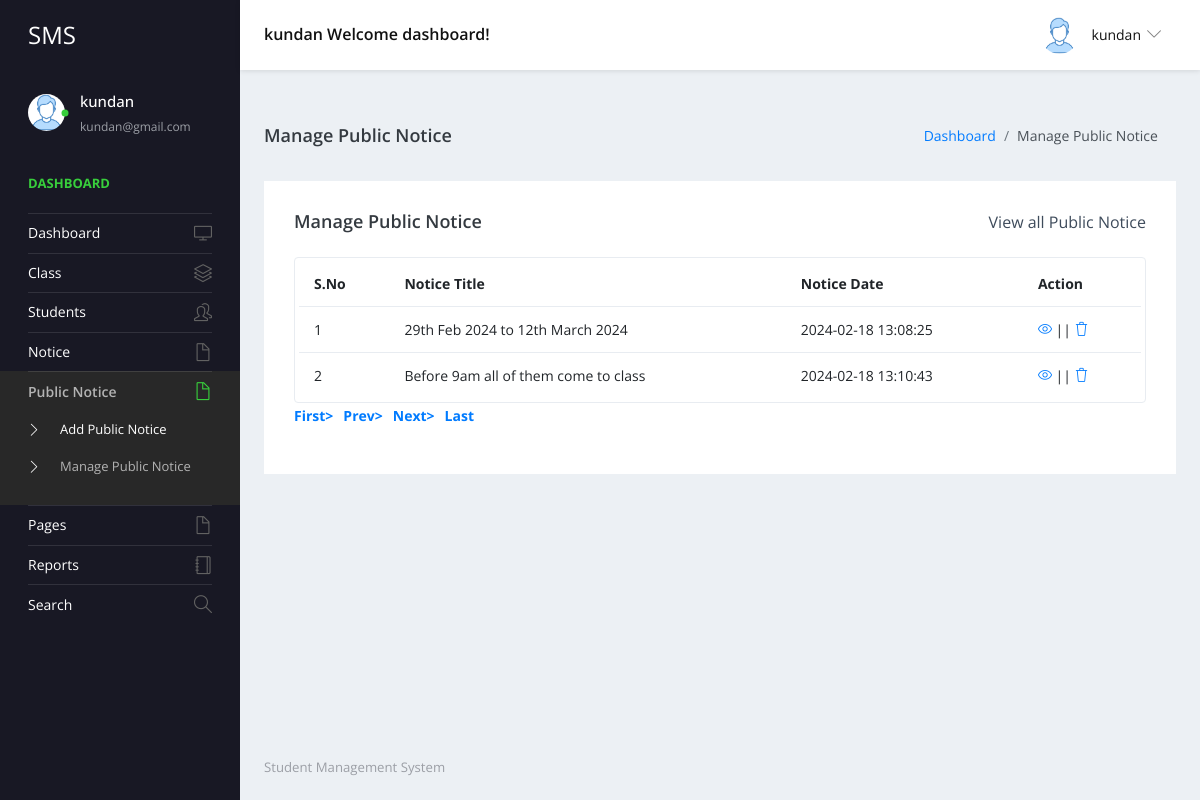
Screenshot of /studentms/admin/manage-public-notice.php (signed in) with the database file from the repository.
### tables this page shows
CREATE TABLE `tblpublicnotice` (
  `ID` int(5) NOT NULL,
  `NoticeTitle` varchar(200) DEFAULT NULL,
  `NoticeMessage` mediumtext DEFAULT NULL,
  `CreationDate` timestamp NULL DEFAULT current_timestamp()
);

### studentms/admin/manage-public-notice.php (the view, shortened to what this page needs)
<?php
include('includes/dbconnection.php');
if (strlen($_SESSION['sturecmsaid']==0)) {
  header('location:logout.php');
  } else{
?>
<!DOCTYPE html>
<html lang="en">
  <head>
    <link rel="stylesheet" href="vendors/simple-line-icons/css/simple-line-icons.css">
    <link rel="stylesheet" href="vendors/flag-icon-css/css/flag-icon.min.css">
    <link rel="stylesheet" href="vendors/css/vendor.bundle.base.css">
    <link rel="stylesheet" href="./vendors/daterangepicker/daterangepicker.css">
    <link rel="stylesheet" href="./vendors/chartist/chartist.min.css">
    <link rel="stylesheet" href="./css/style.css">
  </head>
  <body>
    <div class="container-scroller">
     <?php include_once('includes/header.php');?>
      <div class="container-fluid page-body-wrapper">
        <?php include_once('includes/sidebar.php');?>
        <div class="main-panel">
          <div class="content-wrapper">
             <div class="page-header">
              <h3 class="page-title"> Manage Public Notice </h3>
              <nav aria-label="breadcrumb">
                <ol class="breadcrumb">
                  <li class="breadcrumb-item"><a href="dashboard.php">Dashboard</a></li>
                  <li class="breadcrumb-item active" aria-current="page"> Manage Public Notice</li>
                </ol>
              </nav>
            </div>
            <div class="row">
              <div class="col-md-12 grid-margin stretch-card">
                <div class="card">
                  <div class="card-body">
                    <div class="d-sm-flex align-items-center mb-4">
                      <h4 class="card-title mb-sm-0">Manage Public Notice</h4>
                      <a href="#" class="text-dark ml-auto mb-3 mb-sm-0"> View all Public Notice</a>
                    </div>
                    <div class="table-responsive border rounded p-1">
                      <table class="table">
                        <thead>
                          <tr>
                            <th class="font-weight-bold">S.No</th>
                            <th class="font-weight-bold">Notice Title</th>
                            <th class="font-weight-bold">Notice Date</th>
                            <th class="font-weight-bold">Action</th>
                          </tr>
                        </thead>
                        <tbody>
                           <?php
                            if (isset($_GET['pageno'])) {
            $pageno = $_GET['pageno'];
        } else {
            $pageno = 1;
        }
        $no_of_records_per_page =15;
       $ret = "SELECT ID FROM tblpublicnotice";
$query1 = $dbh -> prepare($ret);
$query1->execute();
$total_rows=$query1->rowCount();
$total_pages = ceil($total_rows / $no_of_records_per_page);
$sql="SELECT * from tblpublicnotice";
$query = $dbh -> prepare($sql);
$query->execute();
$results=$query->fetchAll(PDO::FETCH_OBJ);
$cnt=1;
if($query->rowCount() > 0)
{
foreach($results as $row)
{               ?>
                          <tr>
                            <td><?php echo htmlentities($cnt);?></td>
                            <td><?php  echo htmlentities($row->NoticeTitle);?></td>
                            <td><?php  echo htmlentities($row->CreationDate);?></td>
                            <td>
                              <div><a href="edit-public-notice-detail.php?editid=<?php echo htmlentities ($row->ID);?>"><i class="icon-eye"></i></a>
                                                || <a href="manage-public-notice.php?delid=<?php echo ($row->ID);?>" onclick="return confirm('Do you really want to Delete ?');"> <i class="icon-trash"></i></a></div>
                            </td>
                          </tr><?php $cnt=$cnt+1;}} ?>
                        </tbody>
                      </table>
                    </div>
                    <div align="left">
    <ul class="pagination" >
        <li><a href="?pageno=1"><strong>First></strong></a></li>
        <li class="<?php if($pageno <= 1){ echo 'disabled'; } ?>">
            <a href="<?php if($pageno <= 1){ echo '#'; } else { echo "?pageno=".($pageno - 1); } ?>"><strong style="padding-left: 10px">Prev></strong></a>
        </li>
        <li class="<?php if($pageno >= $total_pages){ echo 'disabled'; } ?>">
            <a href="<?php if($pageno >= $total_pages){ echo '#'; } else { echo "?pageno=".($pageno + 1); } ?>"><strong style="padding-left: 10px">Next></strong></a>
        </li>
        <li><a href="?pageno=<?php echo $total_pages; ?>"><strong style="padding-left: 10px">Last</strong></a></li>
    </ul>
</div>
                  </div>
                </div>
              </div>
            </div>
          </div>
         <?php include_once('includes/footer.php');?>
        </div>
      </div>
    </div>
  </body>
</html><?php }  ?>

### studentms/admin/includes/header.php (shortened to what this page needs)
 <nav class="navbar default-layout-navbar col-lg-12 col-12 p-0 fixed-top d-flex flex-row">
        <div class="navbar-brand-wrapper d-flex align-items-center">
          <a class="navbar-brand brand-logo" href="dashboard.php">
            <strong style="color: white;">SMS</strong>
          </a>
        </div><?php
         $aid= $_SESSION['sturecmsaid'];
$sql="SELECT * from tbladmin where ID=:aid";
$query = $dbh -> prepare($sql);
$query->bindParam(':aid',$aid,PDO::PARAM_STR);
$query->execute();
$results=$query->fetchAll(PDO::FETCH_OBJ);
$cnt=1;
if($query->rowCount() > 0)
{
foreach($results as $row)
{               ?>
        <div class="navbar-menu-wrapper d-flex align-items-center flex-grow-1">
          <h5 class="mb-0 font-weight-medium d-none d-lg-flex"><?php  echo htmlentities($row->AdminName);?> Welcome dashboard!</h5>
          <ul class="navbar-nav navbar-nav-right ml-auto">
            <li class="nav-item dropdown d-none d-xl-inline-flex user-dropdown">
              <a class="nav-link dropdown-toggle" id="UserDropdown" href="#" data-toggle="dropdown" aria-expanded="false">
                <img class="img-xs rounded-circle ml-2" src="images/faces/face8.jpg" alt="Profile image"> <span class="font-weight-normal"> <?php  echo htmlentities($row->AdminName);?> </span></a>
                <?php $cnt=$cnt+1;}} ?>
            </li>
          </ul>
        </div>
      </nav>

### studentms/admin/includes/sidebar.php (shortened to what this page needs)
<nav class="sidebar sidebar-offcanvas" id="sidebar">
          <ul class="nav">
            <li class="nav-item nav-profile">
              <a href="#" class="nav-link">
                <div class="profile-image">
                  <img class="img-xs rounded-circle" src="images/faces/face8.jpg" alt="profile image">
                  <div class="dot-indicator bg-success"></div>
                </div>
                <div class="text-wrapper">
                  <?php
         $aid= $_SESSION['sturecmsaid'];
$sql="SELECT * from tbladmin where ID=:aid";
$query = $dbh -> prepare($sql);
$query->bindParam(':aid',$aid,PDO::PARAM_STR);
$query->execute();
$results=$query->fetchAll(PDO::FETCH_OBJ);
$cnt=1;
if($query->rowCount() > 0)
{
foreach($results as $row)
{               ?>
                  <p class="profile-name"><?php  echo htmlentities($row->AdminName);?></p>
                  <p class="designation"><?php  echo htmlentities($row->Email);?></p><?php $cnt=$cnt+1;}} ?>
                </div>
              </a>
            </li>
            <li class="nav-item nav-category">
              <span class="nav-link">Dashboard</span>
            </li>
            <li class="nav-item">
              <a class="nav-link" href="dashboard.php">
                <span class="menu-title">Dashboard</span>
                <i class="icon-screen-desktop menu-icon"></i>
              </a>
            </li>
            <li class="nav-item">
              <a class="nav-link" data-toggle="collapse" href="#ui-basic" aria-expanded="false" aria-controls="ui-basic">
                <span class="menu-title">Class</span>
                <i class="icon-layers menu-icon"></i>
              </a>
            </li>
            <li class="nav-item">
              <a class="nav-link" data-toggle="collapse" href="#ui-basic1" aria-expanded="false" aria-controls="ui-basic1">
                <span class="menu-title">Students</span>
                <i class="icon-people menu-icon"></i>
              </a>
            </li>
            <li class="nav-item">
              <a class="nav-link" data-toggle="collapse" href="#auth" aria-expanded="false" aria-controls="auth">
                <span class="menu-title">Notice</span>
                <i class="icon-doc menu-icon"></i>
              </a>
            </li>
            <li class="nav-item">
              <a class="nav-link" data-toggle="collapse" href="#auth1" aria-expanded="false" aria-controls="auth">
                <span class="menu-title">Public Notice</span>
                <i class="icon-doc menu-icon"></i>
              </a>
              <div class="collapse" id="auth1">
                <ul class="nav flex-column sub-menu">
                  <li class="nav-item"> <a class="nav-link" href="add-public-notice.php"> Add Public Notice </a></li>
                  <li class="nav-item"> <a class="nav-link" href="manage-public-notice.php"> Manage Public Notice </a></li>
                </ul>
              </div>
              <li class="nav-item">
              <a class="nav-link" data-toggle="collapse" href="#auth2" aria-expanded="false" aria-controls="auth">
                <span class="menu-title">Pages</span>
                <i class="icon-doc menu-icon"></i>
              </a>
            </li>
              <li class="nav-item">
              <a class="nav-link" href="between-dates-reports.php">
                <span class="menu-title">Reports</span>
                <i class="icon-notebook menu-icon"></i>
              </a>
            </li>
            <li class="nav-item">
              <a class="nav-link" href="search.php">
                <span class="menu-title">Search</span>
                <i class="icon-magnifier menu-icon"></i>
              </a>
            </li>
            </li>
          </ul>
        </nav>

### rows the page displays
tblpublicnotice: NoticeTitle "29th Feb 2024 to 12th March 2024", CreationDate "2024-02-18 13:08:25"
tblpublicnotice: NoticeTitle "Before 9am all of them come to class", CreationDate "2024-02-18 13:10:43"

### other values shown
$row->AdminName "kundan"
$row->Email "kundan@gmail.com"
